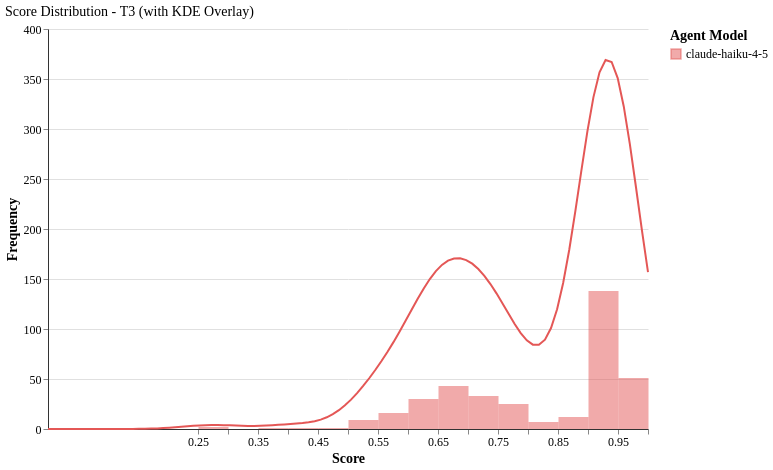

This figure's Vega-Lite source:
### Vega-Lite specification from a JSON file in a GitHub repository (floating-point values rounded to 4 significant figures; data arrays with more than 128 entries replaced by an {"elided": "..."} marker saying what was removed)
{"config": {"font": "serif", "axis": {"labelFontSize": 12, "titleFontSize": 14, "gridColor": "#e0e0e0", "domainColor": "#333333"}, "legend": {"labelFontSize": 12, "titleFontSize": 14}, "title": {"fontSize": 14, "anchor": "start", "fontWeight": "normal"}, "view": {"stroke": null, "continuousWidth": 400, "continuousHeight": 300, "strokeWidth": 0}, "mark": {"tooltip": true}}, "layer": [{"data": {"name": "data-efe22f9ae1d762c2a6d7e5e4d69f107f"}, "mark": {"type": "bar", "binSpacing": 0, "opacity": 0.5}, "encoding": {"color": {"field": "agent_model", "scale": {"domain": ["claude-haiku-4-5"], "range": ["#E45756"]}, "title": "Agent Model", "type": "nominal"}, "tooltip": [{"field": "agent_model", "title": "Model", "type": "nominal"}, {"aggregate": "count", "title": "Count", "type": "quantitative"}], "x": {"bin": {"maxbins": 20}, "field": "score", "title": "Score", "type": "quantitative"}, "y": {"aggregate": "count", "title": "Frequency", "type": "quantitative"}}}, {"data": {"name": "data-67960a2e06bbcc0d6ff33049807c1819"}, "mark": {"type": "line", "strokeWidth": 2}, "encoding": {"color": {"field": "agent_model", "scale": {"domain": ["claude-haiku-4-5"], "range": ["#E45756"]}, "type": "nominal"}, "x": {"field": "score", "type": "quantitative"}, "y": {"field": "scaled_density", "type": "quantitative"}}}], "data": {"name": "data-efe22f9ae1d762c2a6d7e5e4d69f107f"}, "height": 400, "title": "Score Distribution - T3 (with KDE Overlay)", "width": 600, "$schema": "https://vega.github.io/schema/vega-lite/v6.1.0.json", "datasets": {"data-efe22f9ae1d762c2a6d7e5e4d69f107f": {"elided": "369 records"}, "data-67960a2e06bbcc0d6ff33049807c1819": [{"agent_model": "claude-haiku-4-5", "tier": "T3", "score": 0.0, "density": 1.559e-09, "scaled_density": 1.356e-07}, {"agent_model": "claude-haiku-4-5", "tier": "T3", "score": 0.0101, "density": 5.57e-09, "scaled_density": 4.845e-07}, {"agent_model": "claude-haiku-4-5", "tier": "T3", "score": 0.0202, "density": 1.892e-08, "scaled_density": 1.646e-06}, {"agent_model": "claude-haiku-4-5", "tier": "T3", "score": 0.0303, "density": 6.113e-08, "scaled_density": 5.317e-06}, {"agent_model": "claude-haiku-4-5", "tier": "T3", "score": 0.0404, "density": 1.878e-07, "scaled_density": 1.633e-05}, {"agent_model": "claude-haiku-4-5", "tier": "T3", "score": 0.05051, "density": 5.487e-07, "scaled_density": 4.772e-05}, {"agent_model": "claude-haiku-4-5", "tier": "T3", "score": 0.06061, "density": 1.525e-06, "scaled_density": 0.0001326}, {"agent_model": "claude-haiku-4-5", "tier": "T3", "score": 0.07071, "density": 4.029e-06, "scaled_density": 0.0003505}, {"agent_model": "claude-haiku-4-5", "tier": "T3", "score": 0.08081, "density": 1.013e-05, "scaled_density": 0.0008812}, {"agent_model": "claude-haiku-4-5", "tier": "T3", "score": 0.09091, "density": 2.424e-05, "scaled_density": 0.002108}, {"agent_model": "claude-haiku-4-5", "tier": "T3", "score": 0.101, "density": 5.518e-05, "scaled_density": 0.004799}, {"agent_model": "claude-haiku-4-5", "tier": "T3", "score": 0.1111, "density": 0.0001196, "scaled_density": 0.0104}, {"agent_model": "claude-haiku-4-5", "tier": "T3", "score": 0.1212, "density": 0.0002467, "scaled_density": 0.02145}, {"agent_model": "claude-haiku-4-5", "tier": "T3", "score": 0.1313, "density": 0.0004846, "scaled_density": 0.04215}, {"agent_model": "claude-haiku-4-5", "tier": "T3", "score": 0.1414, "density": 0.0009068, "scaled_density": 0.07887}, {"agent_model": "claude-haiku-4-5", "tier": "T3", "score": 0.1515, "density": 0.001617, "scaled_density": 0.1406}, {"agent_model": "claude-haiku-4-5", "tier": "T3", "score": 0.1616, "density": 0.002748, "scaled_density": 0.239}, {"agent_model": "claude-haiku-4-5", "tier": "T3", "score": 0.1717, "density": 0.004455, "scaled_density": 0.3875}, {"agent_model": "claude-haiku-4-5", "tier": "T3", "score": 0.1818, "density": 0.006888, "scaled_density": 0.5991}, {"agent_model": "claude-haiku-4-5", "tier": "T3", "score": 0.1919, "density": 0.01017, "scaled_density": 0.8842}, {"agent_model": "claude-haiku-4-5", "tier": "T3", "score": 0.202, "density": 0.01433, "scaled_density": 1.246}, {"agent_model": "claude-haiku-4-5", "tier": "T3", "score": 0.2121, "density": 0.01929, "scaled_density": 1.677}, {"agent_model": "claude-haiku-4-5", "tier": "T3", "score": 0.2222, "density": 0.02482, "scaled_density": 2.159}, {"agent_model": "claude-haiku-4-5", "tier": "T3", "score": 0.2323, "density": 0.03055, "scaled_density": 2.657}, {"agent_model": "claude-haiku-4-5", "tier": "T3", "score": 0.2424, "density": 0.03598, "scaled_density": 3.13}, {"agent_model": "claude-haiku-4-5", "tier": "T3", "score": 0.2525, "density": 0.0406, "scaled_density": 3.531}, {"agent_model": "claude-haiku-4-5", "tier": "T3", "score": 0.2626, "density": 0.04392, "scaled_density": 3.82}, {"agent_model": "claude-haiku-4-5", "tier": "T3", "score": 0.2727, "density": 0.04564, "scaled_density": 3.969}, {"agent_model": "claude-haiku-4-5", "tier": "T3", "score": 0.2828, "density": 0.04568, "scaled_density": 3.973}, {"agent_model": "claude-haiku-4-5", "tier": "T3", "score": 0.2929, "density": 0.04425, "scaled_density": 3.849}, {"agent_model": "claude-haiku-4-5", "tier": "T3", "score": 0.303, "density": 0.04183, "scaled_density": 3.639}, {"agent_model": "claude-haiku-4-5", "tier": "T3", "score": 0.3131, "density": 0.03907, "scaled_density": 3.398}, {"agent_model": "claude-haiku-4-5", "tier": "T3", "score": 0.3232, "density": 0.03666, "scaled_density": 3.189}, {"agent_model": "claude-haiku-4-5", "tier": "T3", "score": 0.3333, "density": 0.03526, "scaled_density": 3.067}, {"agent_model": "claude-haiku-4-5", "tier": "T3", "score": 0.3434, "density": 0.03528, "scaled_density": 3.069}, {"agent_model": "claude-haiku-4-5", "tier": "T3", "score": 0.3535, "density": 0.03685, "scaled_density": 3.205}, {"agent_model": "claude-haiku-4-5", "tier": "T3", "score": 0.3636, "density": 0.03981, "scaled_density": 3.462}, {"agent_model": "claude-haiku-4-5", "tier": "T3", "score": 0.3737, "density": 0.04374, "scaled_density": 3.804}, {"agent_model": "claude-haiku-4-5", "tier": "T3", "score": 0.3838, "density": 0.04815, "scaled_density": 4.188}, {"agent_model": "claude-haiku-4-5", "tier": "T3", "score": 0.3939, "density": 0.05264, "scaled_density": 4.578}, {"agent_model": "claude-haiku-4-5", "tier": "T3", "score": 0.404, "density": 0.05711, "scaled_density": 4.967}, {"agent_model": "claude-haiku-4-5", "tier": "T3", "score": 0.4141, "density": 0.0619, "scaled_density": 5.384}, {"agent_model": "claude-haiku-4-5", "tier": "T3", "score": 0.4242, "density": 0.06789, "scaled_density": 5.905}, {"agent_model": "claude-haiku-4-5", "tier": "T3", "score": 0.4343, "density": 0.07642, "scaled_density": 6.647}, {"agent_model": "claude-haiku-4-5", "tier": "T3", "score": 0.4444, "density": 0.08917, "scaled_density": 7.756}, {"agent_model": "claude-haiku-4-5", "tier": "T3", "score": 0.4545, "density": 0.108, "scaled_density": 9.393}, {"agent_model": "claude-haiku-4-5", "tier": "T3", "score": 0.4646, "density": 0.1346, "scaled_density": 11.71}, {"agent_model": "claude-haiku-4-5", "tier": "T3", "score": 0.4747, "density": 0.1704, "scaled_density": 14.82}, {"agent_model": "claude-haiku-4-5", "tier": "T3", "score": 0.4848, "density": 0.2162, "scaled_density": 18.8}, {"agent_model": "claude-haiku-4-5", "tier": "T3", "score": 0.4949, "density": 0.2722, "scaled_density": 23.67}, {"agent_model": "claude-haiku-4-5", "tier": "T3", "score": 0.5051, "density": 0.3379, "scaled_density": 29.39}, {"agent_model": "claude-haiku-4-5", "tier": "T3", "score": 0.5152, "density": 0.4125, "scaled_density": 35.88}, {"agent_model": "claude-haiku-4-5", "tier": "T3", "score": 0.5253, "density": 0.4947, "scaled_density": 43.03}, {"agent_model": "claude-haiku-4-5", "tier": "T3", "score": 0.5354, "density": 0.5835, "scaled_density": 50.75}, {"agent_model": "claude-haiku-4-5", "tier": "T3", "score": 0.5455, "density": 0.6782, "scaled_density": 58.99}, {"agent_model": "claude-haiku-4-5", "tier": "T3", "score": 0.5556, "density": 0.7787, "scaled_density": 67.73}, {"agent_model": "claude-haiku-4-5", "tier": "T3", "score": 0.5657, "density": 0.8854, "scaled_density": 77.01}, {"agent_model": "claude-haiku-4-5", "tier": "T3", "score": 0.5758, "density": 0.9987, "scaled_density": 86.87}, {"agent_model": "claude-haiku-4-5", "tier": "T3", "score": 0.5859, "density": 1.118, "scaled_density": 97.28}, {"agent_model": "claude-haiku-4-5", "tier": "T3", "score": 0.596, "density": 1.243, "scaled_density": 108.2}, {"agent_model": "claude-haiku-4-5", "tier": "T3", "score": 0.6061, "density": 1.371, "scaled_density": 119.2}, {"agent_model": "claude-haiku-4-5", "tier": "T3", "score": 0.6162, "density": 1.497, "scaled_density": 130.2}, {"agent_model": "claude-haiku-4-5", "tier": "T3", "score": 0.6263, "density": 1.616, "scaled_density": 140.6}, {"agent_model": "claude-haiku-4-5", "tier": "T3", "score": 0.6364, "density": 1.724, "scaled_density": 150.0}, {"agent_model": "claude-haiku-4-5", "tier": "T3", "score": 0.6465, "density": 1.815, "scaled_density": 157.9}, {"agent_model": "claude-haiku-4-5", "tier": "T3", "score": 0.6566, "density": 1.887, "scaled_density": 164.1}, {"agent_model": "claude-haiku-4-5", "tier": "T3", "score": 0.6667, "density": 1.935, "scaled_density": 168.3}, {"agent_model": "claude-haiku-4-5", "tier": "T3", "score": 0.6768, "density": 1.961, "scaled_density": 170.5}, {"agent_model": "claude-haiku-4-5", "tier": "T3", "score": 0.6869, "density": 1.963, "scaled_density": 170.7}, {"agent_model": "claude-haiku-4-5", "tier": "T3", "score": 0.697, "density": 1.942, "scaled_density": 168.9}, {"agent_model": "claude-haiku-4-5", "tier": "T3", "score": 0.7071, "density": 1.901, "scaled_density": 165.3}, {"agent_model": "claude-haiku-4-5", "tier": "T3", "score": 0.7172, "density": 1.84, "scaled_density": 160.0}, {"agent_model": "claude-haiku-4-5", "tier": "T3", "score": 0.7273, "density": 1.761, "scaled_density": 153.2}, {"agent_model": "claude-haiku-4-5", "tier": "T3", "score": 0.7374, "density": 1.667, "scaled_density": 145.0}, {"agent_model": "claude-haiku-4-5", "tier": "T3", "score": 0.7475, "density": 1.56, "scaled_density": 135.7}, {"agent_model": "claude-haiku-4-5", "tier": "T3", "score": 0.7576, "density": 1.444, "scaled_density": 125.6}, {"agent_model": "claude-haiku-4-5", "tier": "T3", "score": 0.7677, "density": 1.325, "scaled_density": 115.2}, {"agent_model": "claude-haiku-4-5", "tier": "T3", "score": 0.7778, "density": 1.208, "scaled_density": 105.1}, {"agent_model": "claude-haiku-4-5", "tier": "T3", "score": 0.7879, "density": 1.103, "scaled_density": 95.91}, {"agent_model": "claude-haiku-4-5", "tier": "T3", "score": 0.798, "density": 1.019, "scaled_density": 88.65}, {"agent_model": "claude-haiku-4-5", "tier": "T3", "score": 0.8081, "density": 0.9698, "scaled_density": 84.35}, {"agent_model": "claude-haiku-4-5", "tier": "T3", "score": 0.8182, "density": 0.9679, "scaled_density": 84.18}, {"agent_model": "claude-haiku-4-5", "tier": "T3", "score": 0.8283, "density": 1.027, "scaled_density": 89.35}, {"agent_model": "claude-haiku-4-5", "tier": "T3", "score": 0.8384, "density": 1.16, "scaled_density": 100.9}, {"agent_model": "claude-haiku-4-5", "tier": "T3", "score": 0.8485, "density": 1.376, "scaled_density": 119.7}, {"agent_model": "claude-haiku-4-5", "tier": "T3", "score": 0.8586, "density": 1.678, "scaled_density": 146.0}, {"agent_model": "claude-haiku-4-5", "tier": "T3", "score": 0.8687, "density": 2.058, "scaled_density": 179.0}, {"agent_model": "claude-haiku-4-5", "tier": "T3", "score": 0.8788, "density": 2.499, "scaled_density": 217.3}, {"agent_model": "claude-haiku-4-5", "tier": "T3", "score": 0.8889, "density": 2.967, "scaled_density": 258.1}, {"agent_model": "claude-haiku-4-5", "tier": "T3", "score": 0.899, "density": 3.423, "scaled_density": 297.7}, {"agent_model": "claude-haiku-4-5", "tier": "T3", "score": 0.9091, "density": 3.816, "scaled_density": 331.9}, {"agent_model": "claude-haiku-4-5", "tier": "T3", "score": 0.9192, "density": 4.101, "scaled_density": 356.7}, {"agent_model": "claude-haiku-4-5", "tier": "T3", "score": 0.9293, "density": 4.243, "scaled_density": 369.0}, {"agent_model": "claude-haiku-4-5", "tier": "T3", "score": 0.9394, "density": 4.22, "scaled_density": 367.0}, {"agent_model": "claude-haiku-4-5", "tier": "T3", "score": 0.9495, "density": 4.035, "scaled_density": 350.9}, {"agent_model": "claude-haiku-4-5", "tier": "T3", "score": 0.9596, "density": 3.708, "scaled_density": 322.5}, {"agent_model": "claude-haiku-4-5", "tier": "T3", "score": 0.9697, "density": 3.278, "scaled_density": 285.1}, {"agent_model": "claude-haiku-4-5", "tier": "T3", "score": 0.9798, "density": 2.788, "scaled_density": 242.5}, {"agent_model": "claude-haiku-4-5", "tier": "T3", "score": 0.9899, "density": 2.284, "scaled_density": 198.7}, {"agent_model": "claude-haiku-4-5", "tier": "T3", "score": 1.0, "density": 1.804, "scaled_density": 156.9}]}}
